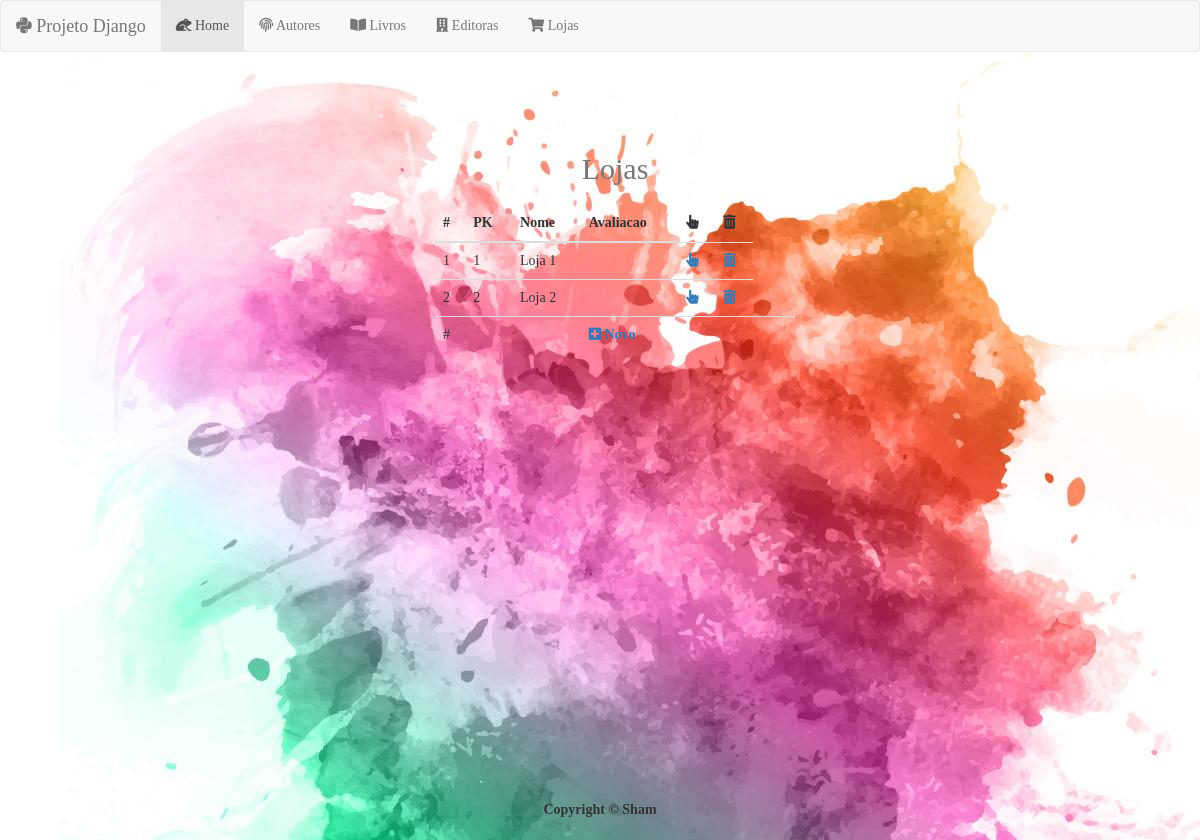
The app's page /lojas/ with its own data.
### estoque/models.py (models this page shows, shortened)
class Loja(models.Model):
	nome = models.CharField(max_length=255)
	livros = models.ManyToManyField(Livro)
	quantidade_de_clientes = models.PositiveIntegerField()

### estoque/views.py (the view)
# urls.py: path('lojas/',views.LojaListView.as_view(), name='loja-list'),
class LojaListView(ListView):
	model = Loja
	templete_name = 'estoque/loja_list.html'

### estoque/templates/estoque/loja_list.html
{% extends 'estoque/base.html' %}
{% block content %}
<div class="container">
	<div class="text-center"><h2 class="text-muted title">Lojas<h2></div>
	<div class="row">
		<div class="col-lg-4"></div>
		<div class="col-lg-4">
			<table class="table">
				<thead>
					<tr>
						<th scope="col">#</th>
						<th scope="col">PK</th>
						<th scope="col">Nome</th>
						<th scope="col">Avaliacao</th>
						<td scope="col"><i class="fas fa-hand-pointer"></i></td>
						<td scope="col"><i class="fas fa-trash-alt"></i></td>
					</tr>
				</thead>
				<tbody>
					{% for obj in object_list %}
					<tr>
						<td scope="row">{{forloop.counter}}</td>
						<td>{{ obj.pk}}</td>
						<td> {{ obj.nome}} </td>
						<td> {{ obj.avaliacao }} </td>
						<td> <a href="{% url 'livro-update' obj.pk %}"><i class="fas fa-hand-pointer"></i></a> </td>
						<td> <a href="{% url 'livro-delete' obj.pk %}"><i class="fas fa-trash-alt"></a></td>
					</tr>
					{% endfor %}
					<tr>
						<td scope="row">#</td>
						<td></td>
						<td></td>
						<td colspan="6"><a href="{% url 'livro-create'%}"><i class="fas fa-plus-square"> Novo</i></a></td>
						<td></td>
						<td></td>
					</tr>
				</tbody>
			</table>
		</div>
		<div class="col-lg-4"></div>
	</div>
</div>
{% endblock content %}

### estoque/static/css/styles.css (style rules this page uses)
body { background-image: url("/static/img/6320.jpg"); font-family: serif; }
html { position: relative; min-height: 100%; }
body { margin-bottom: 60px; }
.container .text-muted { margin: 20px 0; }

### records on screen
Loja: pk "1", nome "Loja 1"
Loja: pk "2", nome "Loja 2"
